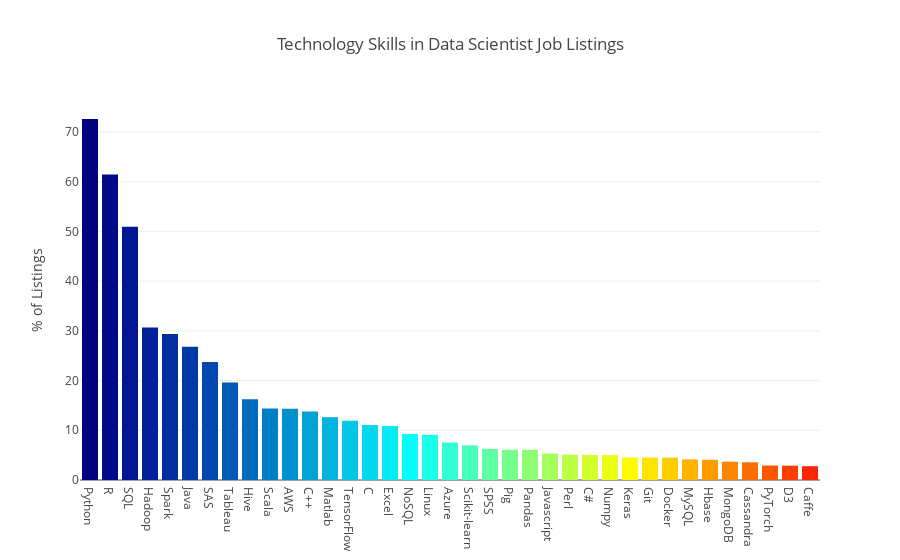

The code cell stored with this chart in its notebook:
### Markdown cell above
## Let's chart the full list and then the top 20.

### Code cell
cmax=200
cmin=50
color_s = np.linspace(cmin, cmax, 44)

data = [
    go.Bar(
        x=df.index,          
        y=df['avg_percent'],
        marker=dict(
            colorscale='Jet',
            color=color_s,
        ),
    )
]

layout = dict(
    title="Technology Skills in Data Scientist Job Listings",
    yaxis=dict(title="% of Listings",)
)

fig = go.Figure(data=data, layout=layout)
py.iplot(fig)

### Figure 1 — Plotly figure (JSON) as saved in the notebook; plotly's stock layout.template omitted (floating-point values rounded to 4 significant figures)
{"data": [{"marker": {"cauto": true, "cmax": 200, "cmin": 50, "color": [50, 53.49, 56.98, 60.47, 63.95, 67.44, 70.93, 74.42, 77.91, 81.4, 84.88, 88.37, 91.86, 95.35, 98.84, 102.3, 105.8, 109.3, 112.8, 116.3, 119.8, 123.3, 126.7, 130.2, 133.7, 137.2, 140.7, 144.2, 147.7, 151.2, 154.7, 158.1, 161.6, 165.1, 168.6, 172.1, 175.6, 179.1, 182.6, 186.0, 189.5, 193.0, 196.5, 200], "colorscale": "Jet"}, "type": "bar", "uid": "c611206c-cd93-11e8-a61d-80e65005551c", "x": ["Python", "R", "SQL", "Hadoop", "Spark", "Java", "SAS", "Tableau", "Hive", "Scala", "AWS", "C++", "Matlab", "TensorFlow", "C", "Excel", "NoSQL", "Linux", "Azure", "Scikit-learn", "SPSS", "Pig", "Pandas", "Javascript", "Perl", "C# ", "Numpy", "Keras", "Git", "Docker", "MySQL", "Hbase", "MongoDB", "Cassandra", "PyTorch", "D3", "Caffe"], "y": [72.62, 61.46, 50.94, 30.66, 29.39, 26.79, 23.73, 19.61, 16.27, 14.39, 14.35, 13.79, 12.64, 11.93, 11.07, 10.86, 9.264, 9.079, 7.545, 6.957, 6.248, 6.088, 6.074, 5.343, 5.094, 5.038, 5.005, 4.544, 4.52, 4.497, 4.155, 4.065, 3.689, 3.556, 2.912, 2.877, 2.779]}], "layout": {"autosize": true, "title": "Technology Skills in Data Scientist Job Listings", "xaxis": {"autorange": true, "range": [-0.5, 36.5], "type": "category"}, "yaxis": {"autorange": true, "range": [0, 76.44], "title": "% of Listings", "type": "linear"}}}
